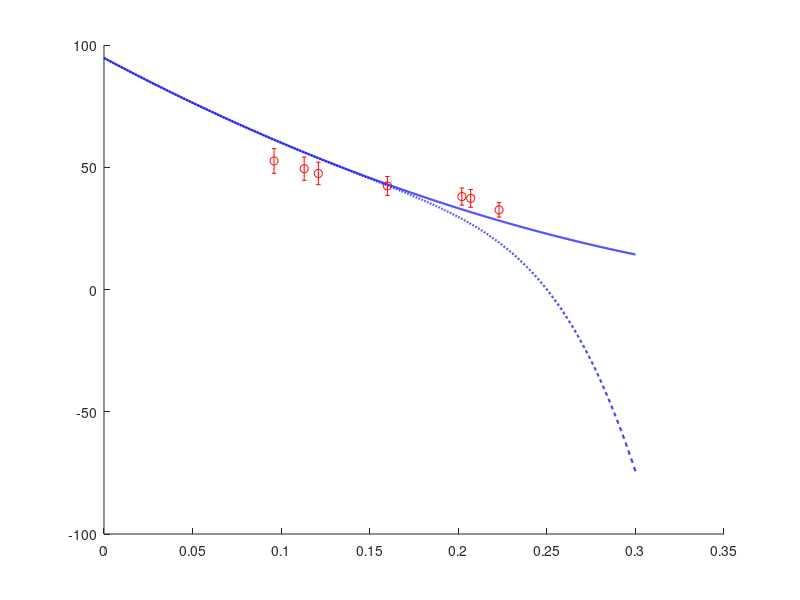

Write MATLAB code to recreate this figure. (Note: this script raises an error after producing the figure.)
 %I.Aim prediction of rho0 

%II. Formula

%III.program
clf
clc
clear

%A. Parameters
%1. constant 
kb=1.38*10^(-23);       % Boltzman constant
me=9.1*10^(-31);        % electron mass 
ee=1.6*10^(-19);
phi0=2.07*10^(-15);     % flux quanta 
mu0=4*pi*10^(-7);       % permeability of vacuum 
hbar=1.05*10^(-34);     % plank constant
c=3*10^8;               % light velocity  
%1000cm^-1 wavenumber to 0.1237eV
Invcm2eV=2*pi*hbar*c*10^2/ee;

%2. Data
a0=3.89*10^(-10);  % a axis lattice constant of Hg2201
b0=3.88*10^(-10);  % b axis lattice constant of Hg2201
c0=0.955*10^(-9);
layer=1;
sigmaquan=(ee^2/(2*pi*hbar*(c0)));

%3. Fit QCO
load Data1_QCDWTabis2017  % Tabis2017 Campi2015
pCO=QCDWdata(:,1);
QCO=QCDWdata(:,2); 
hold on
myfunc = @(beta,x)(beta(1)*x+beta(2));
beta0 = [1,1];
beta = nlinfit(pCO,QCO,myfunc,beta0);
x1=0:0.0001:0.3;
y1=myfunc(beta,x1);
pCDWBi2212B=[0.0607833;0.0812321;0.101336;0.141197;0.170508;];             %2014scienceFujita         
QCDWBi2212B=[0.308598;0.270919;0.254584;0.242965;0.225771;];

hold on
mstar=2.7;
gamma=0.11;
GapPre=(1000/ee)*gamma*hbar^2*(y1*2*pi/a0).^2/(mstar*me);
L1(4)=plot(x1,GapPre,'b-','MarkerSize',6,'LineWidth',1.5);
gamma=0.11.*(1-(x1/0.25).^10);
GapPre=((1000/ee)*gamma.*hbar^2.*(y1*2*pi/a0).^2/(mstar*me));
L1(5)=plot(x1,GapPre,'b--','MarkerSize',6,'LineWidth',1.5);
GapPre=(1000/ee)*0.11*hbar^2*(0.25*2*pi/a0).^2/(2.45*me);

%Bi-2212Data
load Data2_Bi2212GapData
L1(1)=errorbar(D_PG(:,1),(1/2)*D_PG(:,2)*Invcm2eV*500,(1/2)*D_PG(:,3)*Invcm2eV*500,'ro','MarkerSize',6,'LineWidth',1);
L1(2)=errorbar(D_CDW(:,1),D_CDW(:,2)*Invcm2eV*500,D_CDW(:,3)*Invcm2eV*500,'gs','MarkerSize',6,'LineWidth',1);
L1(3)=errorbar(D_ANSC(:,1),1.3*D_ANSC(:,2)*Invcm2eV*500,1.3*D_ANSC(:,3)*Invcm2eV*500,'k^','MarkerSize',6,'LineWidth',1);

load Data3_Hg2201GapData
L2(1)=errorbar(D_PG(:,1),(1/2)*D_PG(:,2)*Invcm2eV*500,(1/2)*D_PG(:,3)*Invcm2eV*500,'ro','MarkerFaceColor','r','MarkerSize',6,'LineWidth',1);
L2(2)=errorbar(D_CDW(:,1),D_CDW(:,2)*Invcm2eV*500,D_CDW(:,3)*Invcm2eV*500,'gs','MarkerFaceColor','g','MarkerSize',6,'LineWidth',1);
L2(3)=errorbar(D_ANSC(:,1),1.3*D_ANSC(:,2)*Invcm2eV*500,1.3*D_ANSC(:,3)*Invcm2eV*500,'k^','MarkerFaceColor','k','MarkerSize',6,'LineWidth',1);

load Data4_Bi2212Dstar
L3(1)=plot(Dstar1999PRLhump(:,1),Dstar1999PRLhump(:,2)/3.5,'c^','MarkerFaceColor','c','MarkerSize',6,'LineWidth',1);
L3(2)=plot(Dstar1999PRLpeak(:,1),Dstar1999PRLpeak(:,2),'mp','MarkerFaceColor','m','MarkerSize',6,'LineWidth',1);
L3(3)=errorbar(Dstar2016PRB(:,1),Dstar2016PRB(:,2),Dstar2016PRB(:,3),'yd','MarkerFaceColor','y','MarkerSize',6,'LineWidth',1);

xlabel('$p$','interpreter','latex','fontsize',16)
ylabel('$\Delta(\rm meV)$','interpreter','latex','fontsize',16)
set(gca,'FontSize',16)
axis([0.05 0.25 0 150])
box on

text(0.15,100,'Bi-2212','FontSize',16,'FontSize',16,'interpreter','latex')
text(0.20,100,'Hg-2201','FontSize',16,'FontSize',16,'interpreter','latex')
text(0.15,80,'Raman','FontSize',16,'FontSize',15,'interpreter','latex')
text(0.20,80,'Raman','FontSize',16,'FontSize',15,'interpreter','latex')
text(0.20,60,'ARPES','FontSize',16,'FontSize',15,'interpreter','latex')

LA=legend(L1(1:3),'$\rm \Delta_{PG}/2$','$\rm \Delta_{CDW}$','$\rm 1.3\Delta^{AN}_{SC}$','Location','northwest');
set(LA,'FontSize',14,'interpreter','latex')
legend('boxoff')
ah=axes('position',get(gca,'position'),'visible','off');
LB=legend(ah,L2(1:3),'$\rm \Delta_{PG}/2$','$\rm \Delta_{CDW}$','$\rm 1.3\Delta^{AN}_{SC}$','Location','northeast');
set(LB,'FontSize',14,'interpreter','latex')
legend('boxoff')
ah=axes('position',get(gca,'position'),'visible','off');
LC=legend(ah,L3(1:3),'$ \Delta^*/3.5$ hump','$\Delta^*$ peak','$\Delta^*$ hump or peak');
set(LC,'FontSize',14,'interpreter','latex')
legend('boxoff')
ah=axes('position',get(gca,'position'),'visible','off');
LD=legend(ah,L1(4:5),'Eq. (3), $\gamma_{\Delta}=0.11$ ','Eq. (3), $\gamma_{\Delta}=0.11[1-({p\over 0.25})^{10}]$ ','Location','southwest');
set(LD,'FontSize',14,'interpreter','latex')
legend('boxoff')
